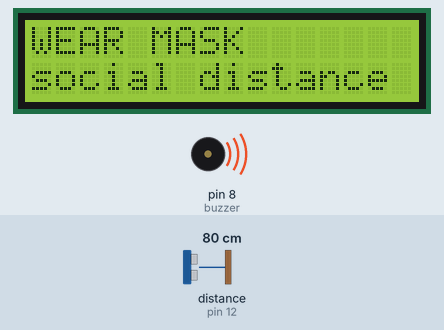
This sketch was run on a simulated Arduino Uno, built with avr-gcc and run on an emulated ATmega328P. Shown: 16×2 character LCD, buzzer (waves = sounding, pin HIGH). Wiring (inferred from the names in the program): ultrasonic range finder: trigger pin 13; echo pin 12. Inputs (shaded band) come from the test bench; at power-on: distance to the obstacle (sensor on pin 12) 80 cm. The echo pulse lasts 58.3 µs per cm; pins used as bus, display or sensor lines are not drawn.

Above: at 2.6 s.
2.7 s: distance to the obstacle (sensor on pin 12) set to 146 cm
6.2 s: distance to the obstacle (sensor on pin 12) set to 157 cm
At 11.2 s:
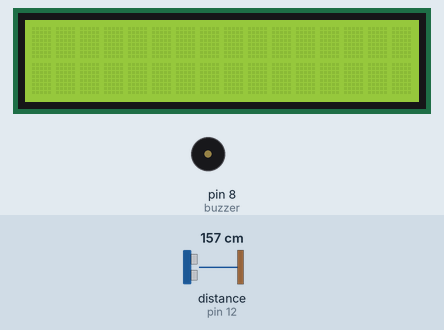
11.6 s: distance to the obstacle (sensor on pin 12) set to 2 cm
At 13.9 s:
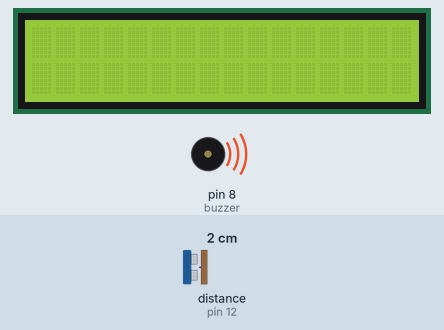
16.6 s: distance to the obstacle (sensor on pin 12) set to 250 cm
At 19.1 s:
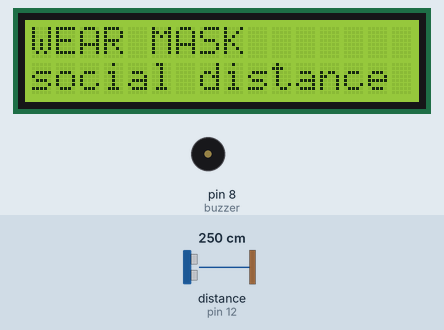
Timing chart, 0 to 20.6 s (numbered marks = the images above; inputs shaded):
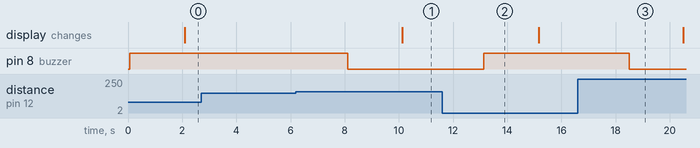

The sketch:

Social_distance_measuring_system.ino
```cpp
#define trigPin 13
#define echoPin 12
#include <Wire.h>
#include <LiquidCrystal_I2C.h>
const int buzzer =8;
const int ledPin1 =9;
const int ledPin2 = 10;

LiquidCrystal_I2C lcd(0x27,16,2);  // set the LCD address to 0x27 for a 16 chars and 2 line display

void setup()
{
  pinMode(trigPin, OUTPUT);
  pinMode(echoPin, INPUT);
  pinMode(buzzer, OUTPUT);
  lcd.init();
  // Print a message to the LCD.
  lcd.backlight();
}


void loop()
{
  long duration, distance;
  digitalWrite(trigPin, LOW);
  delayMicroseconds(2);
  digitalWrite(trigPin, HIGH);
  delayMicroseconds(10);
  digitalWrite(trigPin, LOW);
  duration = pulseIn(echoPin, HIGH);
  distance = (duration/2) / 29.1;

  if(distance <=150 && distance >= 0)
  {
    digitalWrite(buzzer, HIGH);
    digitalWrite(ledPin1, HIGH);
    delay(1000);
    digitalWrite(ledPin1, LOW);
    delay(1000);

    lcd.setCursor(0,0);
    lcd.print("WEAR MASK");
    lcd.setCursor(0,1);
    lcd.print("social distance");
    delay(150);
      }
  else{
    digitalWrite(buzzer, LOW);
    digitalWrite(ledPin2, HIGH);
    delay(1000);
    digitalWrite(ledPin2, LOW);
    delay(1000);
    lcd.clear();
  }
  delay(500);

}
```

Measured:
- the behaviour switches between 151 and 152 cm on distance to the obstacle (sensor on pin 12) (found by bisection; images 0 and 1)
- after the input at 2.7 s, every drawn part: stays the same
- after the input at 6.2 s, pin 8 (buzzer): HIGH → LOW after 1.9 s; the display: changes after 3.9 s (image 1)
- after the input at 11.6 s, pin 8 (buzzer): LOW → HIGH after 1.5 s
- after the input at 16.6 s, pin 8 (buzzer): HIGH → LOW after 1.9 s
